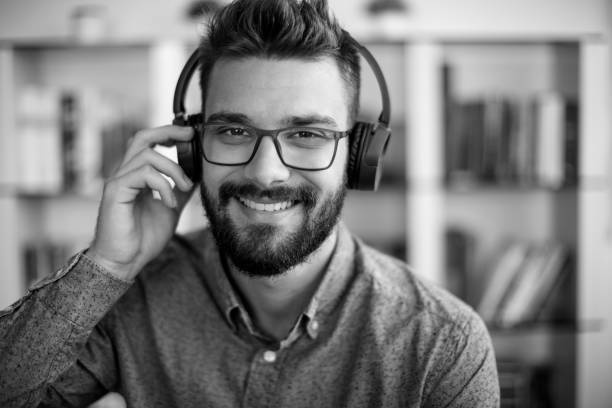
#> input picture Image_processing/image1.jpg, 612 x 408 px, found by its file name
$ python img_rotate.py
#> lines starting #> are read from the running program, lines starting #| are printed output that depends on the picture
import cv2

img = cv2.imread("C:/Users/nithi/OneDrive/Desktop/Infosys Springboard/Infosys Springboard/Image_processing/image1.jpg")
#> img is the input picture: shape (408, 612, 3); min 0, max 255, mean 124.9
(h, w) = img.shape[:2]
#> h = 408; w = 612
center = (w // 2, h // 2)
#> center = (306, 204)

matrix = cv2.getRotationMatrix2D(center, 90, 1.0)
rotated = cv2.warpAffine(img, matrix, (w, h))
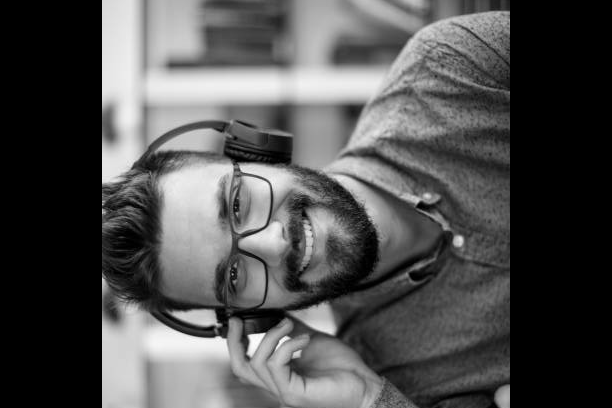
#> rotated: shape (408, 612, 3); min 0, max 255, mean 79.4

cv2.imshow('Rotated Image', rotated)
cv2.waitKey(0)
cv2.destroyAllWindows()

$ run again, with Image_processing/image2.jpg copied over Image_processing/image1.jpg
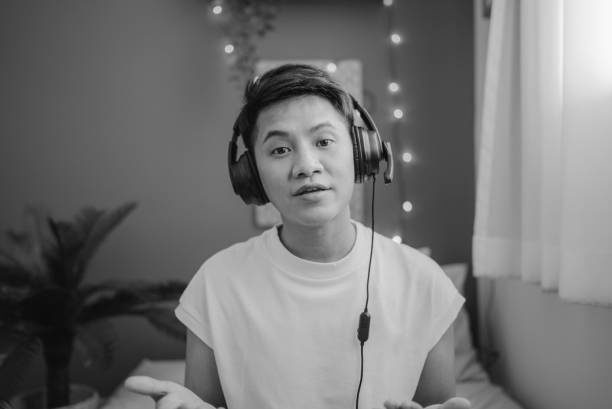
#> input picture Image_processing/image2.jpg, 612 x 409 px, found by its file name
#> img is the input picture: shape (409, 612, 3); min 3, max 248, mean 115.8
#> `rotated = cv2.warpAffine(img, matrix, (w, h))`:
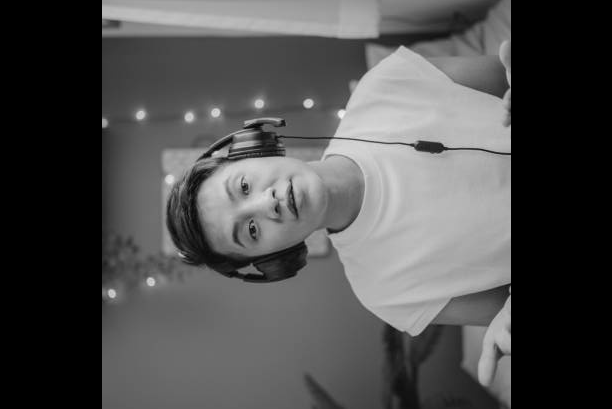
#> rotated: shape (409, 612, 3); min 0, max 245, mean 78.4
